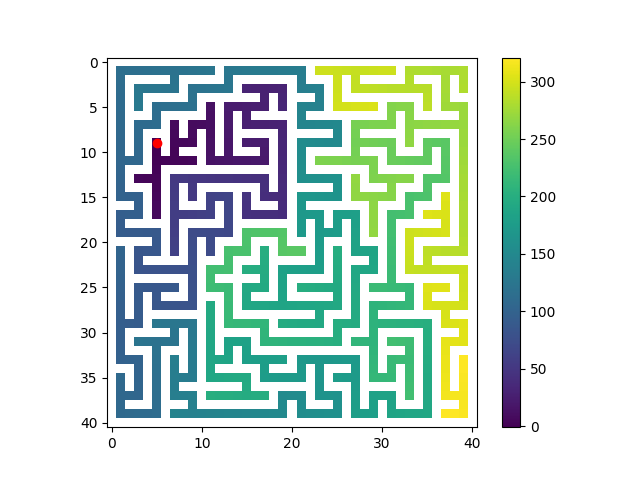

This figure's Python source:
import sys
import os
from collections import defaultdict
import curses


sys.path.append("../")
from shared import intcode

UNEXPLORED = 0
PATH = 1
WALL = 2
TARGET = 3

NORTH = 1
SOUTH = 2
WEST = 3
EAST = 4


def draw_maze(maze, path=[]):
    x, y = zip(*maze.keys())
    xmin, xmax = min(x), max(x)
    ymin, ymax = min(y), max(y)
    for row in range(ymax - ymin + 1):
        for col in range(xmax - xmin + 1):
            x = col + xmin
            y = ymax - row
            cell = maze[(x, y)]
            ch = "██"
            if cell == PATH:
                ch = "  "
            if cell == WALL:
                ch = "██"
            if (x, y) in path:
                ch = "░░"
            if cell == TARGET:
                ch = "XX"
            if (x, y) == (0, 0):
                ch = "OO"
            print(ch, end="")
        print("\n", end="")


def adjacent(node):
    x, y = node
    return [(x + 1, y), (x - 1, y), (x, y + 1), (x, y - 1)]


def is_dead_end(maze, node):
    return sum(maze[node] == WALL for node in adjacent(node)) >= 3


def explore(node, maze, vm):  # DFS, explore adjacent nodes and backtrack at dead ends
    if is_dead_end(maze, node):
        return
    dxdy = {NORTH: (0, 1), SOUTH: (0, -1), WEST: (-1, 0), EAST: (1, 0)}  # NSWE
    opposite = {NORTH: SOUTH, SOUTH: NORTH, WEST: EAST, EAST: WEST}  # for backtracking
    for direction in [NORTH, SOUTH, WEST, EAST]:
        dx, dy = dxdy[direction]
        new = (node[0] + dx, node[1] + dy)
        if maze[new] == UNEXPLORED:
            # issue move command to robot and read status (first output)
            status = vm.run(inputs=[direction])[0]
            if status == 0:  # hit wall
                maze[new] = WALL
            elif status > 0:  # move successful
                maze[new] = TARGET if status == 2 else PATH
                explore(new, maze, vm)
                # backtrack by issuing move command in opposite direction
                vm.run(inputs=[opposite[direction]])[0]


def shortest_path_bfs(maze, start, goal):
    visited = set()
    queue = [[start]]
    while len(queue) > 0:
        path = queue.pop(0)
        node = path[-1]
        if node not in visited:
            for neighbor in [n for n in adjacent(node) if maze[node] in {PATH, TARGET}]:
                new_path = path.copy()
                new_path.append(neighbor)
                queue.append(new_path)
                if neighbor == goal:
                    return new_path
            visited.add(node)


def get_distances(maze, start):
    visited = set()
    queue = [[start]]
    distances = defaultdict(lambda: -1)
    while len(queue) > 0:
        path = queue.pop(0)
        node = path[-1]
        if node not in visited:
            for neighbor in [n for n in adjacent(node) if maze[node] in {PATH, TARGET}]:
                new_path = path.copy()
                new_path.append(neighbor)
                queue.append(new_path)
            visited.add(node)
            distances[node] = len(path) - 2
    return distances


def plot_distances(maze, distances):
    import matplotlib
    matplotlib.use('Agg')
    from matplotlib import pyplot as plt
    x, y = zip(*maze.keys())
    xmin, xmax = min(x), max(x)
    ymin, ymax = min(y), max(y)
    rows = ymax - ymin + 1
    cols = xmax - xmin + 1
    import numpy as np
    Z = np.zeros((rows, cols))
    target = None
    for row in range(rows):
        for col in range(cols):
            x = col + xmin
            y = ymax - row
            cell = maze[(x, y)]
            distance = distances[(x, y)]
            Z[row, col] = distance
            if cell == WALL or cell == UNEXPLORED:
                Z[row, col] = np.nan
            if cell == TARGET:
                target = (col, row)
    plt.imshow(Z)
    plt.colorbar()
    plt.plot(target[0], target[1], "ro")
    # plt.show()
    plt.savefig('day15.png')


def part1(filename):

    vm = intcode.VM()
    vm.load_file(filename)

    start = (0, 0)
    maze = defaultdict(lambda: UNEXPLORED)
    maze[start] = PATH
    explore(start, maze, vm)

    target = [n for n in maze if maze[n] == TARGET][0]
    print(f"Found Oxygen System at {target}")

    shortest_path = shortest_path_bfs(maze, start, target)
    print(f"Shortest path {len(shortest_path)}")
    draw_maze(maze, shortest_path)

    distances = get_distances(maze, target)
    print(f"Max distance from OS: {max(distances.values())}")
    plot_distances(maze, distances)


if __name__ == "__main__":
    dirname = os.path.dirname(__file__)
    filename = os.path.join(dirname, "input.txt")
    part1(filename)
    '''
    Found Oxygen System at (-16, 12)
    Shortest path 241
    ██████████████████████████████████████████████████████████████████████████████████
    ██                      ██░░░░░░░░░░░░░░░░░░██                  ██              ██
    ██  ██████████  ██████████░░██████████████░░██████  ██  ██████████  ██████  ██  ██
    ██  ██          ██░░░░░░░░░░██          ██░░░░░░██  ██                  ██  ██  ██
    ██  ██  ██████████░░██████████████  ██  ██████░░██  ██████████████████  ██  ██████
    ██  ██  ██░░░░░░░░░░██  ██░░░░░░    ██  ██░░░░░░██          ██      ██  ██      ██
    ██  ██████░░██████████  ██░░██░░██████████░░██████████████████  ██  ██████████  ██
    ██  ██░░░░░░██  ██░░░░░░██░░██░░░░░░░░░░██░░░░░░░░░░██          ██              ██
    ██  ██░░██████  ██░░██░░██░░██████████░░██████████░░██  ██████████  ██████████  ██
    ██  ██░░██XX██░░░░░░██░░██░░██      ██░░██░░░░░░░░░░██          ██  ██      ██  ██
    ██  ██░░██░░██░░██████░░██░░██████  ██░░██░░██████████  ██████  ██████  ██  ██  ██
    ██░░░░░░██░░░░░░    ██░░░░░░        ██░░██░░██              ██          ██  ██  ██
    ██░░██████  ██████████████████████████░░██░░██████████████  ██████████████  ██  ██
    ██░░██      ██░░░░░░░░░░░░░░░░░░░░░░██░░██░░░░░░░░░░██  ██          ██      ██  ██
    ██░░██████  ██░░██  ██████████████░░██░░██████████░░██  ██████  ██████  ██████  ██
    ██░░░░░░██  ██░░██  ██░░░░░░██  ██░░░░░░██░░░░░░░░░░██          ██      ██  ██  ██
    ██████░░██  ██░░██████░░██░░██  ██████  ██░░██████████████  ██████  ██████  ██  ██
    ██░░░░░░██  ██░░░░░░░░░░██░░██          ██░░░░░░██░░░░░░██  ██      ██      ██  ██
    ██░░██████████  ██████████░░██████████████  ██░░██░░██░░██  ██  ██████████  ██  ██
    ██░░░░░░░░░░██  ██░░░░░░░░░░██░░░░░░░░░░██  ██░░░░░░██░░██  ██  ██          ██  ██
    ██████████░░██  ██░░██  ██████░░██████░░██████  ██████░░██████  ██  ██████████  ██
    ██  ██░░░░░░██  ██░░██  ██░░░░░░██  ██░░░░OO██  ██  ██░░░░░░██  ██  ██          ██
    ██  ██░░██████████░░██████░░██████  ██████████  ██  ██████░░██  ██  ██  ██████████
    ██  ██░░░░░░░░░░░░░░██░░░░░░██      ██          ██  ██░░░░░░██  ██              ██
    ██  ██████████████  ██░░██████████  ██  ██████████  ██░░██████  ██████████████  ██
    ██  ██          ██  ██░░░░░░██      ██  ██          ██░░██          ██      ██  ██
    ██  ██  ██  ██████  ██████░░██  ██████  ██████████  ██░░██████████  ██  ██████  ██
    ██  ██  ██          ██  ██░░██                      ██░░██          ██          ██
    ██  ██  ██████████████  ██░░██████████████████  ██████░░██  ██████████████  ██████
    ██      ██          ██  ██░░░░░░░░░░██          ██░░░░░░██              ██      ██
    ██  ██████████  ██  ██  ██████████░░██████████████░░██████  ██████████  ██████  ██
    ██  ██          ██  ██  ██      ██░░░░░░░░░░░░░░░░░░██      ██      ██  ██      ██
    ██  ██████  ██████  ██  ██  ██  ██████████████████████████  ██████  ██  ██  ██████
    ██      ██  ██  ██  ██      ██          ██              ██  ██      ██  ██  ██  ██
    ██████  ██  ██  ██  ██  ██████████  ██████  ██  ██████  ██  ██  ██  ██  ██  ██  ██
    ██  ██  ██  ██      ██          ██          ██  ██      ██      ██  ██  ██  ██  ██
    ██  ██  ██  ██  ██████████████  ██████████████  ██████  ██████████  ██  ██  ██  ██
    ██      ██  ██      ██              ██      ██      ██  ██      ██  ██  ██      ██
    ██  ██████  ██████  ██████████████████  ██  ██████  ██  ██  ██  ██████  ██████  ██
    ██          ██                          ██          ██      ██          ██      ██
    ██████████████████████████████████████████████████████████████████████████████████
    Max distance from OS: 322
    '''

